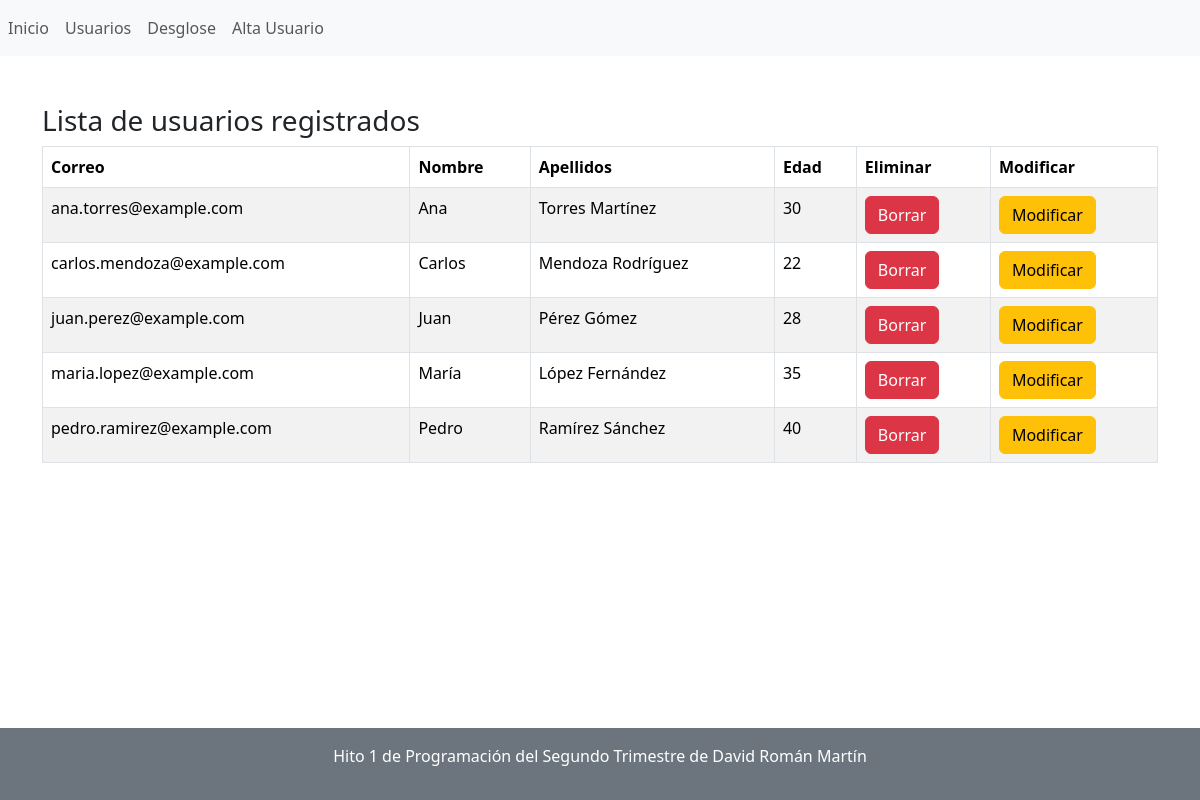
The app's page /usuarios.php with its own data.
### tables this page shows
CREATE TABLE `usuarios` (
  `correo` varchar(100) NOT NULL,
  `nombre` varchar(50) NOT NULL,
  `apellido1` varchar(50) NOT NULL,
  `apellido2` varchar(50) NOT NULL,
  `edad` int NOT NULL,
  PRIMARY KEY (`correo`)
);

### usuarios.php (the view, shortened to what this page needs)
<!DOCTYPE html>
<html>
    <head>
        <link href="https://cdn.jsdelivr.net/npm/bootstrap@5.3.3/dist/css/bootstrap.min.css" rel="stylesheet">
    </head>
    <body>
    <?php
        $conexion = new mysqli("127.0.0.1", "root", "campusfp", "hito1prog");
        include('navegacion.php');
        $instruccion = "SELECT * FROM usuarios";
        $resultado = $conexion->query($instruccion);
        echo "<div class='container mt-5'>";
        echo "<h3>Lista de usuarios registrados</h3>";
        echo "<table class='table table-striped table-bordered'>";
            echo "<thead>";
            echo "<tr>";
            echo "<th>Correo</th>";
            echo "<th>Nombre</th>";
            echo "<th>Apellidos</th>";
            echo "<th>Edad</th>";
            echo "<th>Eliminar</th>";
            echo "<th>Modificar</th>";
            echo "</tr>";
            echo "</thead>";
            echo "<tbody>";
        while ($row = $resultado->fetch_assoc()) {
            $correo = $row['correo'];
            echo "<tr>";
            echo "<td>" . $correo . "</td>";
            echo "<td>" . $row['nombre'] . "</td>";
            echo "<td>" . $row['apellido1'] . " " . $row['apellido2'] . "</td>";
            echo "<td>" . $row['edad'] . "</td>";
            echo "<td>
                     <form method='GET' action='usuarios.php'>
                     <button type='submit' class='btn btn-danger' name='eliminar' value='$correo'>Borrar</button>
                     </form>
                  </td>";
            echo "<td>
                     <form method='GET' action='modificar.php'>
                     <button type='submit' class='btn btn-warning' name='correo' value='$correo'>Modificar</button>
                     </form>
                  </td>";
            echo "</tr>";
        }
        echo "</tbody>";
        echo "</table>";
        echo "</div>";
    ?>
        <footer class="bg-secondary text-white text-center py-3 fixed-bottom"><p>Hito 1 de Programación del Segundo Trimestre de David Román Martín</p></footer>
    </body>
</html>

### records on screen
usuarios: correo "ana.torres@example.com", nombre "Ana", apellido1 "Torres", apellido2 "Martínez", edad "30"
usuarios: correo "carlos.mendoza@example.com", nombre "Carlos", apellido1 "Mendoza", apellido2 "Rodríguez", edad "22"
usuarios: correo "juan.perez@example.com", nombre "Juan", apellido1 "Pérez", apellido2 "Gómez", edad "28"
usuarios: correo "maria.lopez@example.com", nombre "María", apellido1 "López", apellido2 "Fernández", edad "35"
usuarios: correo "pedro.ramirez@example.com", nombre "Pedro", apellido1 "Ramírez", apellido2 "Sánchez", edad "40"
